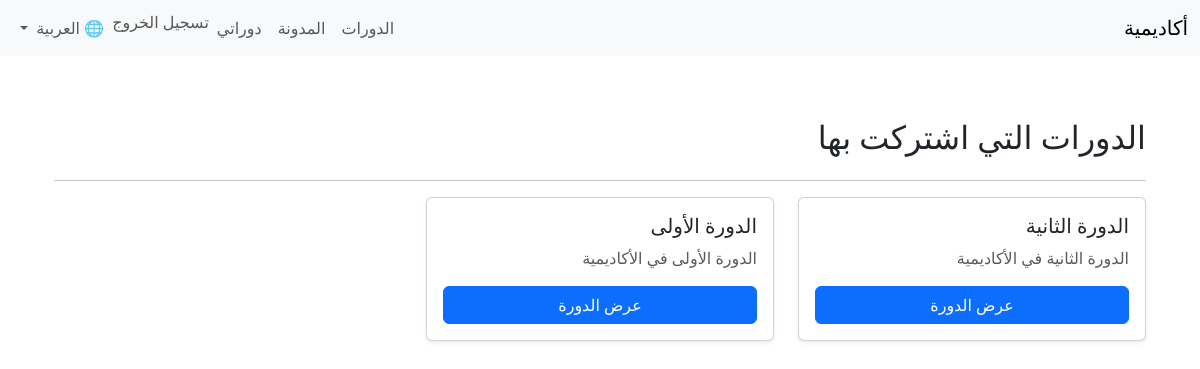
Screenshot of /ar/courses/my-courses/ (signed in) with the database file from the repository.
### courses/models.py (models this page shows, shortened)
class Course(models.Model):
    title = models.CharField(max_length=200, verbose_name=_("عنوان الدورة"))
    description = models.TextField(verbose_name=_("وصف الدورة"))
    is_published = models.BooleanField(default=True, verbose_name=_("نشر الدورة"))
    price = models.DecimalField(max_digits=6, decimal_places=0, verbose_name=_("السعر"))
    created_at = models.DateTimeField(auto_now_add=True, verbose_name=_("تاريخ الإنشاء"))
    students = models.ManyToManyField(User, related_name="courses", blank=True, verbose_name=_("الطلاب المشتركين"))
    image = models.ImageField(upload_to='course_images/', null=True, blank=True, verbose_name=_("صورة الدورة"))
    duration = models.CharField(max_length=100, blank=True, null=True, verbose_name=_("مدة الدورة"))
    level = models.CharField(max_length=100, blank=True, null=True, verbose_name=_("مستوى الدورة"))
    prerequisites = models.TextField(blank=True, null=True, verbose_name=_("متطلبات الدورة"))
    class Meta:
        verbose_name = _("دورة")
        verbose_name_plural = _("الدورات")
        ordering = ['-created_at']

### courses/views.py (the view)
# urls.py: path('my-courses/', views.my_courses, name='my_courses'),
@login_required
def my_courses(request):
    courses = request.user.courses.all()
    return render(request, 'courses/my_courses.html', {'courses': courses})

### courses/templates/courses/my_courses.html (shortened to what this page needs)
{% extends 'base.html' %}
{% load i18n %}
{% block content %}
<div class="container mt-5">
    <h2 class="mb-4">{% trans "الدورات التي اشتركت بها" %}</h2>
    <hr>
    {% if courses %}
        <div class="row">
            {% for course in courses %}
            <div class="col-md-4 mb-4">
                <div class="card h-100 shadow-sm">
                    <div class="card-body d-flex flex-column">
                        <h5 class="card-title">{{ course.title }}</h5>
                        <p class="card-text text-muted">{{ course.description|truncatewords:20 }}</p>
                        <a href="{% url 'courses:course_detail' course.id %}" class="btn btn-primary mt-auto">
                            {% trans "عرض الدورة" %}
                        </a>
                    </div>
                </div>
            </div>
            {% endfor %}
        </div>
    {% else %}
        <p class="text-muted">{% trans "لم تقم بالاشتراك في أي دورة بعد." %}</p>
    {% endif %}
</div>
{% endblock %}

### templates/base.html (style rules this page uses)
body { padding-top: 70px; }

### rows the page displays
Course: title "الدورة الثانية", description "الدورة الثانية في الأكاديمية"
Course: title "الدورة الأولى", description "الدورة الأولى في الأكاديمية"
